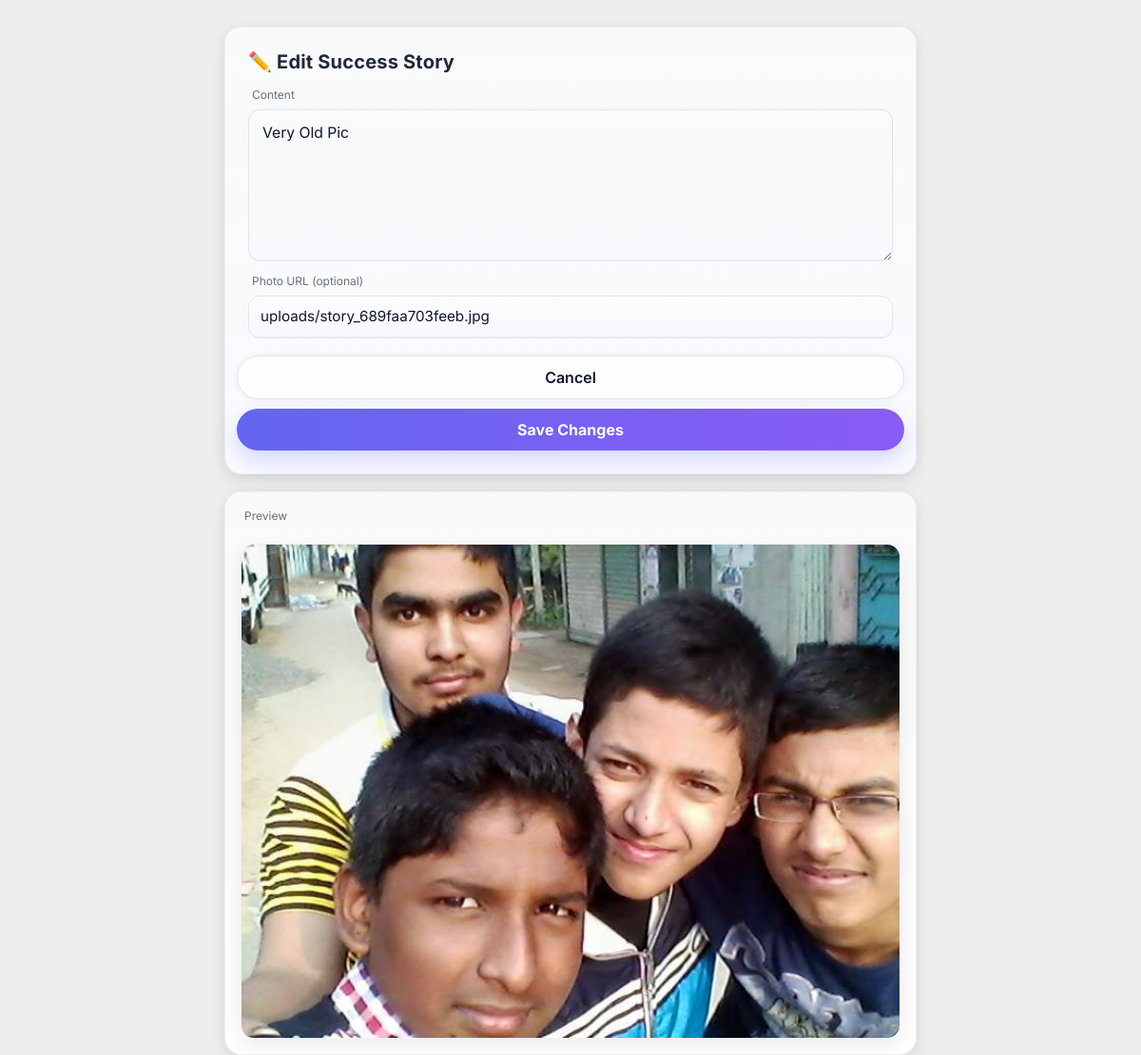
The page /success_story/edit_story.php?id=5 (signed in) on the database its author committed.
### tables this page shows
CREATE TABLE `success_stories` (
  `id` int(11) NOT NULL,
  `user_id` int(11) NOT NULL,
  `author` varchar(100) NOT NULL,
  `content` text NOT NULL,
  `photo` varchar(255) DEFAULT NULL,
  `created_at` datetime NOT NULL DEFAULT current_timestamp(),
  `updated_at` datetime DEFAULT NULL
);

### success_story/edit_story.php (the view, shortened to what this page needs)
<?php
function esc($s)
{
    return htmlspecialchars($s ?? '', ENT_QUOTES | ENT_SUBSTITUTE, 'UTF-8');
}
$conn = db();
$id = (int)($_GET['id'] ?? $_POST['id'] ?? 0);
$stmt = $conn->prepare("SELECT id, user_id, content, photo FROM success_stories WHERE id = ? LIMIT 1");
$stmt->bind_param("i", $id);
$stmt->execute();
$res = $stmt->get_result();
$story = $res ? $res->fetch_assoc() : null;
?>
<!doctype html>
<html lang="en">
<head>
    <link href="https://cdn.jsdelivr.net/npm/bootstrap@5.3.3/dist/css/bootstrap.min.css" rel="stylesheet">
    <link rel="stylesheet" href="success_story.css">
</head>
<body class="stories-page" style="margin:0; background:#EEEEEE; font-family:Inter, ui-sans-serif, system-ui, -apple-system, Segoe UI, Roboto, Arial, sans-serif; color:#0f172a;">
    <div class="wrap" style="max-width:760px; width:100%; margin:28px auto; padding:0 16px;">
        <div class="card" style="background:linear-gradient(180deg,#fff,#fafbff); border:1px solid rgba(17,24,39,.06); border-radius:18px; box-shadow:0 2px 12px rgba(2,8,23,.06),0 10px 24px rgba(2,8,23,.06); padding:24px;">
            <h2 style="margin:0 0 14px; font-size:1.25rem; font-weight:700; letter-spacing:.2px; color:#1e293b;">✏️ Edit Success Story</h2>
            <form method="post" action="edit_story.php">
                <label class="stories-label" for="content" style="display:block; font-size:12px; color:#6b7280; margin-left:4px; margin-bottom:6px;">Content</label>
                <textarea
                    id="content"
                    name="content"
                    class="stories-field"
                    style="
                        width:100%;
                        min-height:160px;
                        border:1px solid #e5e7eb;
                        background:linear-gradient(180deg,#fff,#fbfbff);
                        color:#0f172a;
                        padding:12px 14px;
                        border-radius:12px;
                        outline:none;
                        resize:vertical;
                        font-size:.98rem;
                        line-height:1.5;
                        transition:box-shadow .18s, border-color .18s;
                        box-shadow: inset 0 -1px 0 rgba(2,8,23,.04);
                        "
                    onfocus="this.style.borderColor='#2563eb'; this.style.boxShadow='0 0 0 4px rgba(37,99,235,.18)';"
                    onblur="this.style.borderColor='#e5e7eb'; this.style.boxShadow='inset 0 -1px 0 rgba(2,8,23,.04)';"><?= esc($story['content']) ?></textarea>
                <div class="row" style="display:flex; gap:12px; align-items:flex-start; justify-content:space-between; margin-top:12px; flex-wrap:wrap;">
                    <div style="flex:1; min-width:260px;">
                        <label class="stories-label" for="photo" style="display:block; font-size:12px; color:#6b7280; margin-left:4px; margin-bottom:6px;">Photo URL (optional)</label>
                        <input
                            id="photo"
                            name="photo"
                            class="stories-field"
                            style="
                                width:100%;
                                border:1px solid #e5e7eb;
                                background:linear-gradient(180deg,#fff,#fbfbff);
                                color:#0f172a;
                                padding:10px 12px;
                                border-radius:12px;
                                outline:none;
                                font-size:.95rem;
                                transition:box-shadow .18s, border-color .18s;
                                box-shadow: inset 0 -1px 0 rgba(2,8,23,.04);
                            "
                            onfocus="this.style.borderColor='#2563eb'; this.style.boxShadow='0 0 0 4px rgba(37,99,235,.18)';"
                            onblur="this.style.borderColor='#e5e7eb'; this.style.boxShadow='inset 0 -1px 0 rgba(2,8,23,.04)';"
                            value="<?= esc($story['photo']) ?>"
                            placeholder="https://…">
                    </div>
                </div>
                <div class="row" style="display:flex; gap:10px; align-items:center; justify-content:flex-end; margin-top:18px; flex-wrap:wrap;">
                    <a
                        href="success_story_feed.php"
                        class="btn secondary"
                        style="
                            display:inline-flex; align-items:center; justify-content:center; gap:8px;
                            padding:10px 16px; border-radius:999px; text-decoration:none;
                            background:#fff; color:#0f172a; font-weight:600; border:1px solid #e5e7eb;
                            box-shadow:0 1px 8px rgba(0,0,0,.06);
                        ">Cancel</a>
                    <button
                        type="submit"
                        class="btn"
                        style="
                            display:inline-flex; align-items:center; justify-content:center; gap:8px;
                            padding:10px 16px; border-radius:999px; border:0; cursor:pointer;
                            background:linear-gradient(90deg,#6366f1,#8b5cf6); color:#fff; font-weight:700;
                            box-shadow:0 10px 24px rgba(99,102,241,.25);
                            transition:filter .2s, transform .12s;
                        "
                        onmouseover="this.style.filter='brightness(1.06)'; this.style.transform='translateY(-1px)';"
                        onmouseout="this.style.filter='none'; this.style.transform='none';"
                        onmousedown="this.style.transform='translateY(1px) scale(.99)';"
                        onmouseup="this.style.transform='translateY(-1px)';">Save Changes</button>
                </div>
            </form>
        </div>
        <?php if (!empty($story['photo'])): ?>
            <div class="card" style="background:#fff; border-radius:18px; padding:16px; box-shadow:0 2px 12px rgba(2,8,23,.06),0 10px 24px rgba(2,8,23,.06); margin-top:16px; border:1px solid rgba(17,24,39,.06);">
                <div class="stories-label" style="font-size:12px; color:#6b7280; margin-left:4px; margin-bottom:8px;">Preview</div>
                <img class="photo" src="<?= esc($story['photo']) ?>" alt="" style="max-width:100%; border-radius:14px; border:1px solid rgba(17,24,39,.06); box-shadow:0 8px 24px rgba(0,0,0,.08);">
            </div>
        <?php endif; ?>
    </div>
</body>
</html>

### success_story/success_story.css (style rules this page uses)
:root { --bg-0: #f7f9fc; --bg-1: #ffffff; --bg-2: #f3f6ff; --brand: #2563eb; --brand-600: #1d4ed8; --brand-700: #1e40af; --mint: #10b981; --lav: #8b5cf6; --rose: #ef476f; --amber: #f59e0b; --ink: #0f172a; --ink-2: #475569; --muted: #6b7280; --line: #e5e7eb; --ring: 0 0 0 4px rgba(37, 99, 235, 0.18); --r-lg: 18px; --r-full: 999px; --shadow-1: 0 2px 12px rgba(2, 8, 23, 0.06), 0 10px 24px rgba(2, 8, 23, 0.06); --shadow-2: 0 10px 34px rgba(2, 8, 23, 0.1); }
* { box-sizing: border-box; }
html, body { height: 100%; }
body { margin: 0; font-family: Inter, ui-sans-serif, system-ui, -apple-system, Segoe UI, Roboto, Arial, sans-serif; color: var(--ink); background-color: rgb(228, 237, 236); }
.wrap { max-width: 760px; width: 100%; margin: 28px auto; padding: 0 16px; overflow: visible; }
.stories-page { display: flex; flex-direction: row; min-width: 0; }
.card { position: relative; background: linear-gradient(180deg, #fff, #fafbff); border: 1px solid rgba(17, 24, 39, 0.06); border-radius: var(--r-lg); box-shadow: var(--shadow-1); padding: 18px; margin-bottom: 18px; transition: transform 0.18s ease, box-shadow 0.22s ease, border-color 0.2s ease; }
.card::after { content: ""; position: absolute; inset: 0; pointer-events: none; border-radius: inherit; background: linear-gradient(180deg, rgba(17, 24, 39, 0.03), rgba(17, 24, 39, 0)); mix-blend-mode: multiply; opacity: 0.7; }
textarea { width: 90%; display: block; margin: 0 auto; border: 1px solid var(--line); border-radius: 12px; padding: 12px 14px; resize: vertical; min-height: 110px; background: var(--bg-1); color: var(--ink); outline: none; transition: box-shadow 0.2s, border-color 0.2s, transform 0.06s; }
.row { display: flex; gap: 12px; align-items: center; justify-content: space-between; margin-top: 10px; flex-wrap: wrap; }
.btn { display: inline-flex; align-items: center; gap: 8px; padding: 10px 16px; border-radius: var(--r-full); border: 0; background: linear-gradient(90deg, #6366f1, #8b5cf6); color: #fff; font-weight: 700; cursor: pointer; box-shadow: 0 10px 24px rgba(99, 102, 241, 0.25); transition: filter 0.2s, transform 0.12s; }
.btn.secondary { background: #fff; color: var(--ink); border: 1px solid var(--line); box-shadow: 0 1px 8px rgba(0, 0, 0, 0.06); }
.stories-label { font-size: 12px; color: var(--muted); margin-left: 4px; margin-bottom: 4px; display: block; }
.stories-field { border: 1px solid rgba(2, 8, 23, 0.1); background: linear-gradient(180deg, #fff, #fbfbff); color: var(--ink); padding: 10px 12px; border-radius: 12px; min-width: 150px; outline: none; transition: box-shadow 0.18s, border-color 0.18s, transform 0.08s; }
.photo { margin-top: 12px; max-width: 100%; border-radius: 14px; border: 1px solid rgba(17, 24, 39, 0.06); box-shadow: 0 8px 24px rgba(0, 0, 0, 0.08); }

### rows shown on the page
success_stories: content "Very Old Pic", photo "uploads/story_689faa703feeb.jpg", photo (picture)
